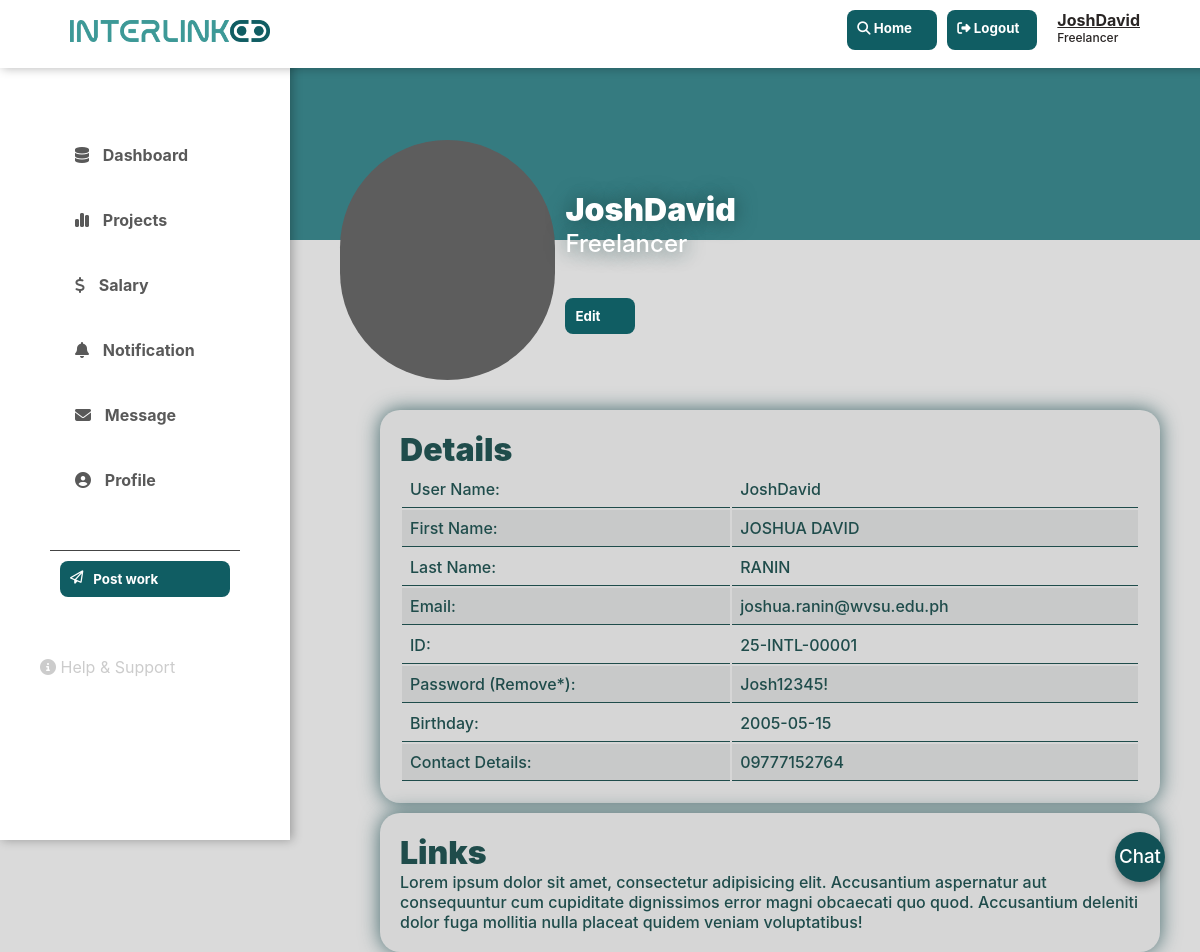
/freelancer/freelancer-profile-page.php (signed in), run on the app's committed database.
### tables this page shows
CREATE TABLE `user` (
  `USER_ID` varchar(15) NOT NULL,
  `USER_EMAIL` varchar(255) NOT NULL,
  `USER_TYPE` varchar(255) NOT NULL,
  `USER_FSTNAME` varchar(255) NOT NULL,
  `USER_LSTNAME` varchar(255) NOT NULL,
  `USER_BIRTHDAY` date NOT NULL,
  `USER_CONTACT` varchar(11) NOT NULL,
  `USER_PASSWORD` varchar(255) NOT NULL,
  `USER_NAME` varchar(255) NOT NULL
);

### freelancer/freelancer-profile-page.php (the view, shortened to what this page needs)
<?php
include 'freelancer-navbar-template.php';
include_once 'interlinkedDB.php';
$name = $_SESSION['userName'];
$stmt = $conn->prepare("SELECT * FROM user where USER_NAME = ?");
$stmt->execute([$name]);
$result = $stmt->fetchAll(PDO::FETCH_ASSOC);
?>
<!doctype html>
<html lang="en">
<head>
    <link rel="stylesheet" href="freelancer-style.css">
    <link rel="stylesheet" href="freelancer-nav-style.css">
</head>
<body>
<div class="header">
    <h1>Plaveholder</h1>
</div>
<div class="container">
    <div class="content">
        <div class="profile">
            <div class="img">
            </div>
            <div class="profile-name">
                <h1><?=$name?></h1>
                <h2>Freelancer</h2>
                <div class="edit">
                    <button class="btn"><a href="">Edit</a></button>
                </div>
            </div>
        </div>
        <div class="profile-details">
            <div class="details">
                <h1>Details</h1>
                <?php foreach ($result as $res) { ?>
                    <table style="width:100%" class="table">
                        <tr>
                            <th>User Name:</th>
                            <td><?=$res['USER_NAME']?></td>
                        </tr>
                        <tr>
                            <th>First Name:</th>
                            <td><?=$res['USER_FSTNAME']?></td>
                        </tr>
                        <tr>
                            <th>Last Name:</th>
                            <td><?=$res['USER_LSTNAME']?></td>
                        </tr>
                        <tr>
                            <th>Email:</th>
                            <td><?=$res['USER_EMAIL']?></td>
                        </tr>
                        <tr>
                            <th>ID:</th>
                            <td><?=$res['USER_ID']?></td>
                        </tr>
                        <tr>
                            <th>Password (Remove*):</th>
                            <td><?=$res['USER_PASSWORD']?></td>
                        </tr>
                        <tr>
                            <th>Birthday:</th>
                            <td><?=$res['USER_BIRTHDAY']?></td>
                        </tr>
                        <tr>
                            <th>Contact Details:</th>
                            <td><?=$res['USER_CONTACT']?></td>
                        </tr>
                    </table>
                <?php } ?>
            </div>
            <div class="details">
                <h1>Links</h1>
                <p>Lorem ipsum dolor sit amet, consectetur adipisicing elit. Accusantium aspernatur aut consequuntur cum cupiditate dignissimos error magni obcaecati quo quod. Accusantium deleniti dolor fuga mollitia nulla placeat quidem veniam voluptatibus!</p>
            </div>
        </div>
    </div>
</div>
</body>
</html>

### freelancer/freelancer-navbar-template.php (shortened to what this page needs)
<?php
$user = $_SESSION['userName'];
?>
<!doctype html>
<html lang="en">
<head>
    <link rel="stylesheet" href="freelancer-nav-style.css">
    <link rel="stylesheet" href="https://cdnjs.cloudflare.com/ajax/libs/font-awesome/6.6.0/css/all.min.css"/>
    <link rel="stylesheet" href="https://cdnjs.cloudflare.com/ajax/libs/font-awesome/6.7.0/css/font-awesome.min.css">
</head>
<body>
<div class="float-message">
    <h3>Chat</h3>
</div>
<div class="topvar">
    <div class="logo">
        <img src="../imgs/inl2Logo.png" alt="">
    </div>
    <div class="top-right">
        <div class="right-btn">
            <button class="btn-top"><a href="../index.php"><i class="fa-solid fa-magnifying-glass"></i> Home</a></button>
            <button class="btn-top" ><a href="../loginSignup/logIn.php"><i class="fa-solid fa-right-from-bracket"></i> Logout</a></button>
        </div>
        <div class="profile">
            <a href="freelancer-profile-page.php"><img src="../imgs/profile.png" alt=""></a>
        </div>
        <div class="name">
            <a href="freelancer-profile-page.php"><h4 style="font-weight: 700"><?= $user?></h4></a>
            <p style="font-size: 12px">Freelancer</p>
        </div>
    </div>
</div>
    <div class="navbar">
        <div class="sidebar-frame">
            <ul class="side-content">
                <li><a href="freelancer-dashboard-page.php"><i class="fa-solid fa-database"></i> Dashboard</a></li>
                <li><a href="freelancer-project-page.php"><i class="fa-solid fa-chart-simple"></i> Projects</a></li>
                <li><a href="freelancer-salary-page.php"><i class="fa-solid fa-dollar-sign"></i> Salary</a></li>
                <li><a href="freelancer-notification-page.php"><i class="fa-solid fa-bell"></i> Notification</a></li>
                <li><a href="freelancer-message-page.php"><i class="fa-solid fa-envelope"></i> Message</a></li>
                <li><a href="freelancer-profile-page.php"><i class="fa-solid fa-circle-user"></i> Profile</a></li>
            </ul>
            <div class="lower-content">
                <button id="myBtn"><i class="fa-regular fa-paper-plane"></i> Post work</a></button>
            </div>
            <div class="help">
                <h4><a href="#"><i class="fa-solid fa-circle-info"></i> Help & Support</a></h4>
            </div>
        </div>
    </div>
</body>
</html>

### freelancer/freelancer-nav-style.css (style rules this page uses)
* { margin: 0; padding: 0; font-family: "Inter",sans-serif; font-weight: 500; font-style: normal; }
.topvar { width: 100vw; background-color: #ffffff; box-shadow: 2px 0 10px rgba(0, 0, 0, 0.3); color: white; position: fixed; left: 0; top: 0; padding: 20px; z-index: 10; }
.logo { margin-left: 50px; margin-bottom: 2px; }
.logo img { width: 200px; height: auto; }
.btn-top { display: flex; width: 100%; background-color: #105D63; border: none; padding: 10px; border-radius: 8px; cursor: pointer; transition: background-color 0.3s; }
.btn-top a { color: white; text-decoration: none; font-weight: bold; text-align: left; }
.top-right { display: flex; flex-direction: row; position: absolute; top: 10px; right: 100px; }
.right-btn { display: flex; flex-direction: row; }
.right-btn button { margin-left: 10px; width: 90px; }
.name { color: #292524; text-align: left; }
.name a { color: #292524; }
.navbar { height: 100vh; width: 250px; background-color: #ffffff; color: white; position: fixed; left: 0; top: 0; padding: 20px; box-shadow: 2px 0 10px rgba(0, 0, 0, 0.3); z-index: 1; }
.sidebar-frame { display: flex; flex-direction: column; justify-content: space-between; margin: 30% 20px 10px 20px; }
.side-content { list-style-type: none; padding: 10px; margin: 10px; }
.side-content li a i { margin-right: 10px; }
.lower-content { margin: 10px; padding: 10px; text-align: center; border-top: 1px solid #444; }
.lower-content button i { margin-right: 10px; }
.side-content li { margin: 15px 0; }
.side-content li a { text-decoration: none; color: #595959; font-weight: 700; padding: 15px; display: block; border-radius: 10px; width: 80%; transition: background 0.2s; }
.btn { display: flex; width: 100%; background-color: #105D63; border: none; padding: 10px; border-radius: 8px; cursor: pointer; transition: background-color 0.3s; }
.btn a { color: white; text-decoration: none; font-weight: bold; text-align: left; }
.sidebar-frame h4 { margin-top: 40px; font-size: 16px; }
.sidebar-frame h4 a { text-decoration: none; color: #ccc; font-weight: 400; transition: color 0.3s; }
#myBtn { display: flex; width: 100%; background-color: #105D63; border: none; padding: 10px; border-radius: 8px; cursor: pointer; color: white; text-decoration: none; font-weight: bold; text-align: left; }
.float-message { position: fixed; top: 90%; left: 95%; transform: translate(-50%, -50%); width: 50px; height: 50px; background-color: #115156; border-radius: 50%; z-index: 9999; cursor: pointer; display: flex; align-items: center; justify-content: center; text-align: center; color: white; box-shadow: 0 4px 10px rgba(0, 0, 0, 0.3); transition: transform 0.2s ease; }

### freelancer/freelancer-style.css (style rules this page uses)
* { margin: 0; padding: 0; font-family: "Inter",sans-serif; font-weight: 500; font-style: normal; }
html, body { background-color: #dadada; }
.container { margin-left: 320px; margin-top: 100px; margin-right: 10px; }
.content { color: #1f4c4b; }
.content h1 { font-weight: 900; }
.btn a { color: white; text-decoration: none; font-weight: bold; text-align: left; }
.header { width: 100vw; height: 30vh; background-color: #357b80; z-index: -6; }
.profile { display: flex; flex-direction: row; height: 40px; z-index: 1; }
.profile .img { margin: -200px 0 0 20px; background-color: #5d5d5d; width: 270px; border-radius: 200px; }
.profile-name { color: white; text-shadow: 0 0 20px #1f4c4b; width: 90%; margin: -150px 0 0 10px; }
.edit .btn { width: 70px; margin: 40px 0 10px 0; }
.profile-details { display: flex; flex-direction: column; margin: 20px; height: 300px; }
.details { color: #1f4c4b; background-color: #d6d6d6; margin: 10px 10px 0 40px; border-radius: 20px; padding: 20px; box-shadow: 0 0 20px #436a6d; }
.table { outline: #1f4c4b; }
th, td { padding: 8px; text-align: left; border-bottom: 1px solid #1f4c4b; }
tr:nth-child(even) { background-color: rgba(195, 196, 196, 0.73); }

### data on the page
user: USER_NAME "JoshDavid", USER_FSTNAME "JOSHUA DAVID", USER_LSTNAME "RANIN", USER_EMAIL "joshua.ranin@wvsu.edu.ph", USER_ID "25-INTL-00001", USER_PASSWORD "Josh12345!", USER_BIRTHDAY "2005-05-15", USER_CONTACT "09777152764"

### other printed values
$user "JoshDavid"
$name "JoshDavid"
